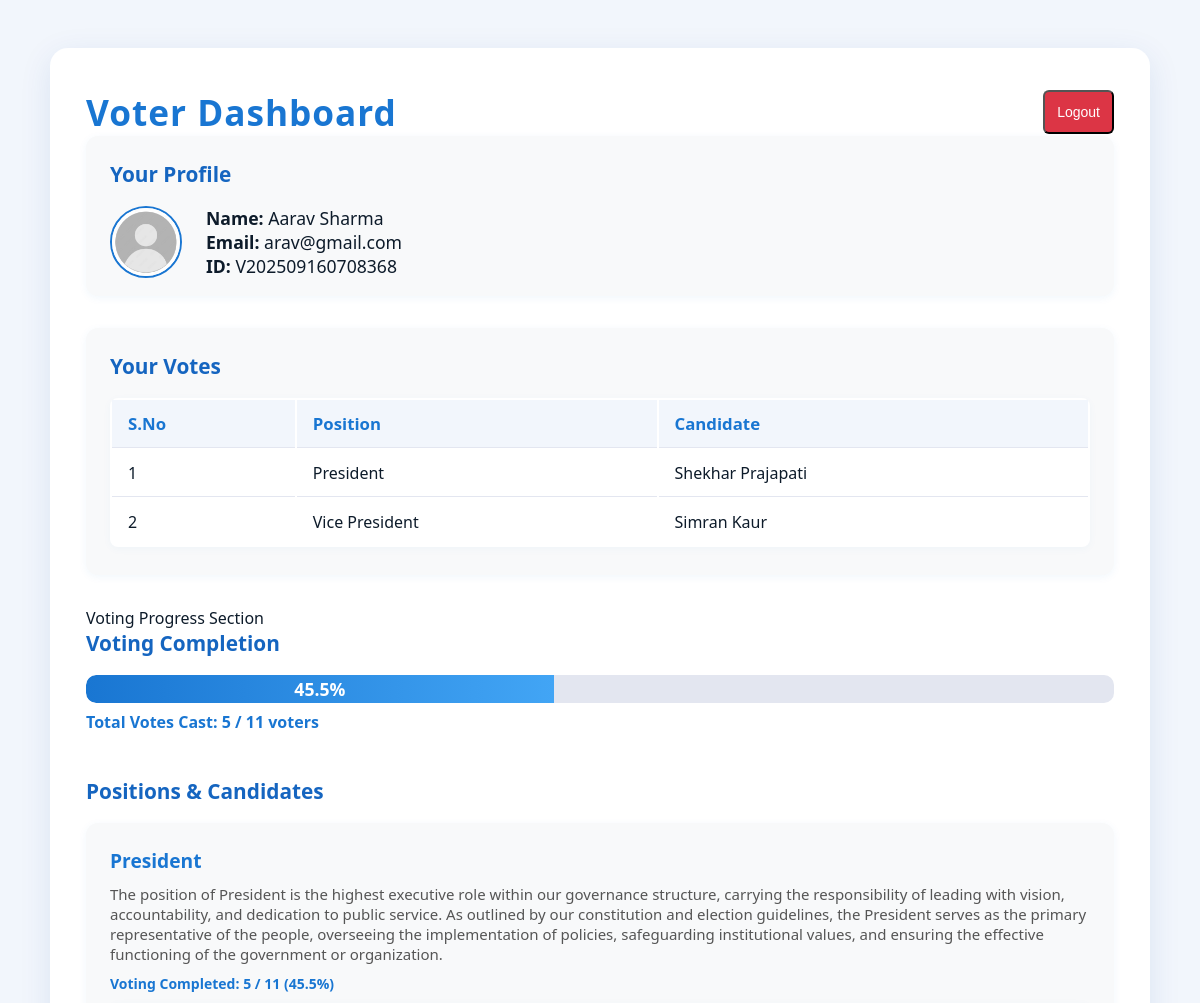
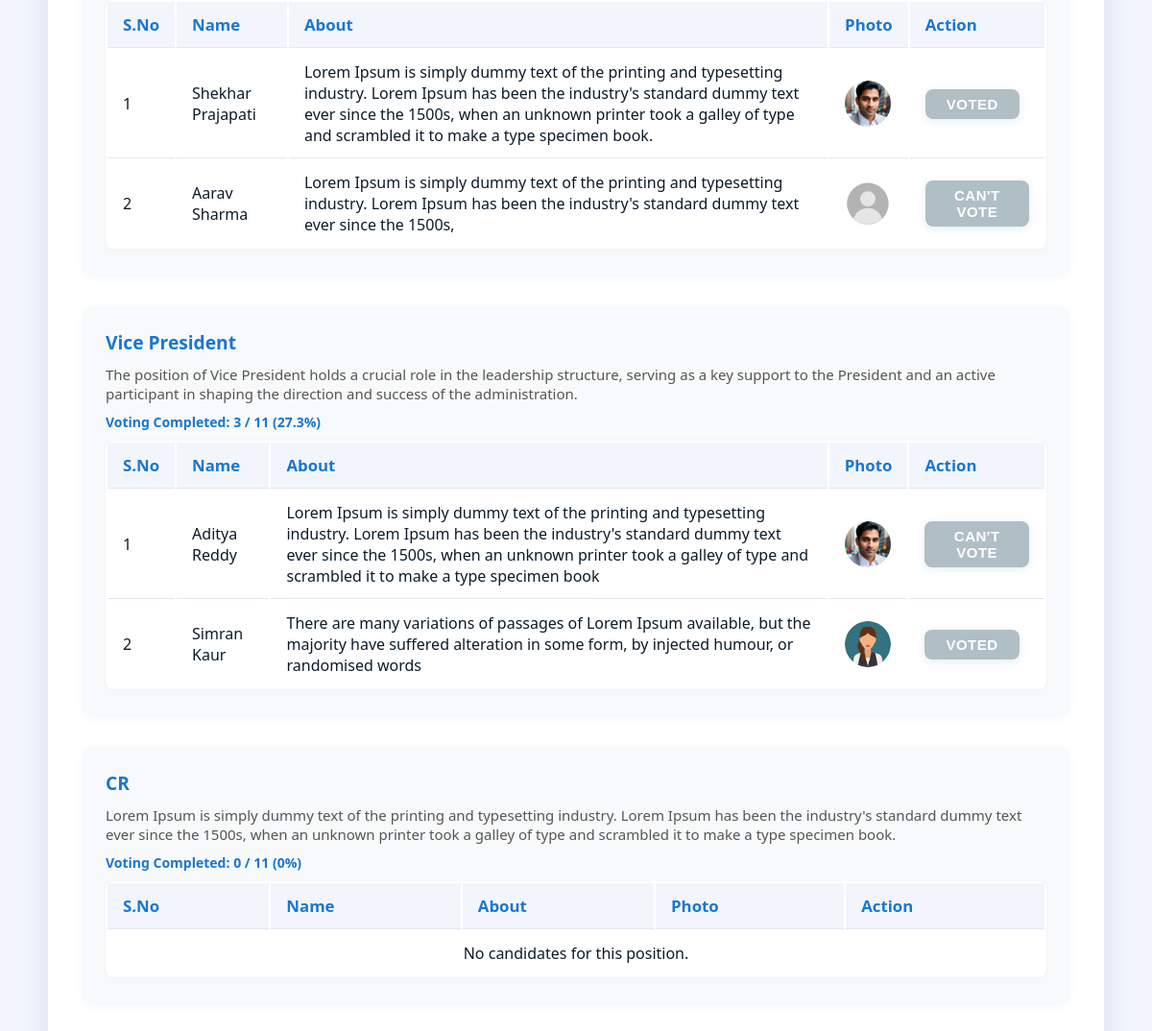
/user/voter (signed in), run on the app's committed database (2 pictures, top to bottom).
### tables this page shows
CREATE TABLE `votes` (
  `position_id` int(11) NOT NULL,
  `candidate_id` varchar(25) NOT NULL,
  `voter_id` varchar(25) NOT NULL
);

CREATE TABLE `positions` (
  `id` int(11) NOT NULL,
  `title` varchar(50) NOT NULL,
  `description` varchar(500) NOT NULL
);

CREATE TABLE `candidates` (
  `id` varchar(25) NOT NULL,
  `name` varchar(30) NOT NULL,
  `email` varchar(50) NOT NULL,
  `password` varchar(25) NOT NULL,
  `gender` varchar(15) NOT NULL,
  `about` varchar(500) NOT NULL,
  `position_id` int(11) NOT NULL,
  `photo` varchar(50) NOT NULL,
  `status` varchar(11) NOT NULL
);

### user/voter/index.php (the view, shortened to what this page needs)
<?php
    include "../../include/conn/conn.php";
?>
<!DOCTYPE html>
<html lang="en">
<head>
    <link rel="stylesheet" href="../../include/css/voter_dashboard.css">
    <link rel="stylesheet" href="../../include/css/admin.css">
</head>
<body>
    <div class="voter-dashboard-container">
        <div style="display: flex; justify-content: space-between; align-items: center;">
            <h1 class="dashboard-title" style="margin-bottom:0;">Voter Dashboard</h1>
            <form action="" method="POST" style="margin:0;">
                <button type="submit" class="logout-btn" name="logout" value="logout">Logout</button>
            </form>
        </div>
        <section class="profile-section" style="margin-bottom:32px;background:#f8f9fa;border-radius:12px;padding:24px 24px 18px 24px;box-shadow:0 2px 8px rgba(25,118,210,0.06);">
            <div class="section-title">Your Profile</div>
            <div class="profile-info" style="display:flex;align-items:center;gap:24px;">
                <img class="profile-photo" src="<?php echo isset($_SESSION['user']['photo']) ? '../../include/photo/' . $_SESSION['user']['photo'] : '../../include/img/login_bg.jpeg'; ?>" alt="Profile Photo" style="width:72px;height:72px;border-radius:50%;object-fit:cover;border:2px solid #1976d2;">
                <div class="profile-details" style="font-size:1.1rem;">
                    <div><strong>Name:</strong> <?php echo $_SESSION['user']['name']; ?></div>
                    <div><strong>Email:</strong> <?php echo $_SESSION['user']['email']; ?></div>
                    <div><strong>ID:</strong> <?php echo $_SESSION['user']['id']; ?></div>
                </div>
            </div>
        </section>
        <section class="votes-cast-section" style="margin-bottom:32px;background:#f8f9fa;border-radius:12px;padding:24px 24px 18px 24px;box-shadow:0 2px 8px rgba(25,118,210,0.06);">
            <div class="section-title">Your Votes</div>
            <table class="candidates-table">
                <thead>
                    <tr>
                        <th>S.No</th>
                        <th>Position</th>
                        <th>Candidate</th>
                    </tr>
                </thead>
                <tbody>
                <?php
                    $voter_id = $_SESSION['user']['id'];
                    $votes_query = "SELECT v.position_id, v.candidate_id, p.title as position_title, c.name as candidate_name FROM votes v JOIN positions p ON v.position_id = p.id JOIN candidates c ON v.candidate_id = c.id WHERE v.voter_id = '$voter_id'";
                    $votes_result = mysqli_query($conn, $votes_query);
                    if ($votes_result && mysqli_num_rows($votes_result) > 0) {
                        $sno = 1;
                        while ($vote = mysqli_fetch_assoc($votes_result)) {
                            echo '<tr>';
                            echo '<td>' . $sno++ . '</td>';
                            echo '<td>' . htmlspecialchars($vote['position_title']) . '</td>';
                            echo '<td>' . htmlspecialchars($vote['candidate_name']) . '</td>';
                            echo '</tr>';
                        }
                    } else {
                        echo '<tr><td colspan="3" style="text-align:center;">You have not voted yet.</td></tr>';
                    }
                ?>
                </tbody>
            </table>
        </section>
        Voting Progress Section
        <section class="voting-section">
            <div class="section-title">Voting Completion</div>
            <?php
                $votes_query = "select COUNT(*) as total_votes from votes group by position_id";
                $votes_result = mysqli_query($conn, $votes_query);
                $votes_count = 0;
                if ($votes_result) {
                    $votes_row = mysqli_fetch_assoc($votes_result);
                    $votes_count = $votes_row['total_votes'];
                }
                $voters_query = "select COUNT(*) as total_voters from voters";
                $voters_result = mysqli_query($conn, $voters_query);
                $voters_count = 1;
                if ($voters_result) {
                    $voters_row = mysqli_fetch_assoc($voters_result);
                    $voters_count = max(1, $voters_row['total_voters']);
                }
                $voting_percent = round(($votes_count / $voters_count) * 100, 1);
            ?>
            <div class="voting-progress-bar">
                <div class="voting-progress" style="width: <?php echo $voting_percent; ?>%;">
                    <?php echo $voting_percent; ?>%
                </div>
            </div>
            <div style="margin-top:8px;color:#1976d2;font-weight:600;">Total Votes Cast: <?php echo $votes_count; ?> / <?php echo $voters_count; ?> voters</div>
        </section>
        <br><br>
        <section class="positions-section">
            <div class="section-title">Positions & Candidates</div>
            <?php
                $positions_query = "SELECT * FROM positions";
                $positions_result = mysqli_query($conn, $positions_query);
                $voter_id = $_SESSION['user']['id'];
                if ($positions_result && mysqli_num_rows($positions_result) > 0) {
                    while ($position = mysqli_fetch_assoc($positions_result)) {
                        $position_id = $position['id'];
                        echo '<div class="position-block">';
                        echo '<div class="position-title">' . htmlspecialchars($position['title']) . '</div>';
                        echo '<div style="margin-bottom:10px;color:#555;font-size:15px;">' . htmlspecialchars($position['description']) . '</div>';
                        $votes_pos_query = "SELECT COUNT(*) as votes_cast FROM votes WHERE position_id = $position_id";
                        $votes_pos_result = mysqli_query($conn, $votes_pos_query);
                        $votes_cast = 0;
                        if ($votes_pos_result) {
                            $votes_pos_row = mysqli_fetch_assoc($votes_pos_result);
                            $votes_cast = $votes_pos_row['votes_cast'];
                        }
                        $voters_query = "SELECT COUNT(*) as total_voters FROM voters";
                        $voters_result = mysqli_query($conn, $voters_query);
                        $voters_count = 1;
                        if ($voters_result) {
                            $voters_row = mysqli_fetch_assoc($voters_result);
                            $voters_count = max(1, $voters_row['total_voters']);
                        }
                        $percent = round(($votes_cast / $voters_count) * 100, 1);
                        echo '<div style="margin-bottom:10px;font-size:14px;color:#1976d2;font-weight:600;">Voting Completed: ' . $votes_cast . ' / ' . $voters_count . ' (' . $percent . '%)</div>';
                        $candidates_query = "SELECT * FROM candidates WHERE position_id = $position_id AND status = 'approved'";
                        $candidates_result = mysqli_query($conn, $candidates_query);
                        $voted_query = "SELECT candidate_id FROM votes WHERE voter_id = '$voter_id' AND position_id = $position_id";
                        $voted_result = mysqli_query($conn, $voted_query);
                        $voted_candidate_id = null;
                        if ($voted_result && mysqli_num_rows($voted_result) > 0) {
                            $vote_row = mysqli_fetch_assoc($voted_result);
                            $voted_candidate_id = $vote_row['candidate_id'];
                        }
                        echo '<table class="candidates-table">';
                        echo '<thead><tr><th>S.No</th><th>Name</th><th>About</th><th>Photo</th><th>Action</th></tr></thead>';
                        echo '<tbody>';
                        if ($candidates_result && mysqli_num_rows($candidates_result) > 0) {
                            $sno = 1;
                            while ($candidate = mysqli_fetch_assoc($candidates_result)) {
                                echo '<tr>';
                                echo '<td>' . $sno++ . '</td>';
                                echo '<td>' . htmlspecialchars($candidate['name']) . '</td>';
                                echo '<td>' . htmlspecialchars($candidate['about']) . '</td>';
                                echo '<td><img src="../../include/photo/' . htmlspecialchars($candidate['photo']) . '" alt="Photo" style="width:48px;height:48px;border-radius:50%;object-fit:cover;"></td>';
                                echo '<td>';
                                if ($voted_candidate_id) {
                                    if ($voted_candidate_id == $candidate['id']) {
                                        echo '<button class="vote-btn" disabled>Voted</button>';
                                    } else {
                                        echo '<button class="vote-btn" disabled>Can\'t vote</button>';
                                    }
                                } else {
                                    echo '<form method="POST" style="display:inline;">';
                                    echo '<input type="hidden" name="vote_candidate_id" value="' . $candidate['id'] . '">';
                                    echo '<input type="hidden" name="vote_position_id" value="' . $position_id . '">';
                                    echo '<button type="submit" class="vote-btn">Vote</button>';
                                    echo '</form>';
                                }
                                echo '</td>';
                                echo '</tr>';
                            }
                        } else {
                            echo '<tr><td colspan="5" style="text-align:center;">No candidates for this position.</td></tr>';
                        }
                        echo '</tbody></table>';
                        echo '</div>';
                    }
                } else {
                    echo '<div style="text-align:center;">No positions available.</div>';
                }
            ?>
        </section>
    </div>
</body>
</html>

### include/css/voter_dashboard.css (style rules this page uses)
body { font-family: 'Segoe UI', Tahoma, Geneva, Verdana, sans-serif; background: #f2f6fc; color: #0d1b2a; margin: 0; padding: 0; }
.voter-dashboard-container { max-width: 1100px; margin: 48px auto 0 auto; background: #fff; border-radius: 18px; box-shadow: 0 8px 32px rgba(13, 71, 161, 0.10); padding: 40px 36px 32px 36px; }
.dashboard-title { font-size: 2.2rem; font-weight: 700; color: #1976d2; margin-bottom: 32px; text-align: center; letter-spacing: 1px; }
.section-title { font-size: 1.3rem; font-weight: 600; color: #1565c0; margin-bottom: 18px; }
.position-block { background: #f8f9fa; border-radius: 12px; margin-bottom: 32px; padding: 24px 24px 18px 24px; box-shadow: 0 2px 8px rgba(25, 118, 210, 0.06); }
.position-title { font-size: 1.2rem; font-weight: 600; color: #1976d2; margin-bottom: 10px; }
.candidates-table { width: 100%; border-collapse: separate; border-radius: 8px; overflow: hidden; background: #fff; box-shadow: 0 2px 8px rgba(25, 118, 210, 0.04); margin-bottom: 10px; }
.candidates-table th, .candidates-table td { padding: 12px 16px; border-bottom: 1px solid #e3e6f0; text-align: left; }
.candidates-table th { background: #f2f6fc; color: #1976d2; font-size: 1.05rem; font-weight: 600; }
.candidates-table tr:last-child td { border-bottom: none; }
.vote-btn { background: linear-gradient(135deg, #1976d2 0%, #1565c0 100%); color: white; border: none; padding: 7px 22px; border-radius: 8px; font-size: 15px; font-weight: 600; cursor: pointer; transition: all 0.3s ease; box-shadow: 0 2px 8px rgba(25, 118, 210, 0.13); text-transform: uppercase; letter-spacing: 0.5px; }
.vote-btn:disabled { background: #b0bec5; color: #fff; cursor: not-allowed; }
.voting-progress-bar { width: 100%; background: #e3e6f0; border-radius: 10px; height: 28px; margin-top: 10px; overflow: hidden; }
.voting-progress { height: 100%; background: linear-gradient(90deg, #1976d2 0%, #42a5f5 100%); border-radius: 10px 0 0 10px; color: #fff; font-weight: 600; font-size: 1.1rem; display: flex; align-items: center; justify-content: center; transition: width 0.5s; }
.profile-section, .votes-cast-section { margin-bottom: 32px; background: #f8f9fa; border-radius: 12px; padding: 24px 24px 18px 24px; box-shadow: 0 2px 8px rgba(25, 118, 210, 0.06); }
.profile-info { display: flex; align-items: center; gap: 24px; }
.profile-photo { width: 72px; height: 72px; border-radius: 50%; object-fit: cover; border: 2px solid #1976d2; }
.profile-details { font-size: 1.1rem; }
.votes-cast-section { max-height: 320px; overflow-y: auto; }
.votes-cast-section .candidates-table { min-width: 400px; width: 100%; display: table; max-width: none; overflow-x: unset; }

### include/css/admin.css (style rules this page uses)
* { margin: 0; padding: 0; box-sizing: border-box; }
body { font-family: 'Segoe UI', Tahoma, Geneva, Verdana, sans-serif; color: #0d1b2a; background: #f2f6fc; overflow-x: hidden; }
.logout-btn { display: block; width: 100%; padding: 12px; background: #dc3545; color: white; text-decoration: none; text-align: center; border-radius: 6px; font-weight: 500; font-size: 14px; }

### data on the page
votes: position.title "President", candidate.name "Shekhar Prajapati"
votes: position.title "Vice President", candidate.name "Simran Kaur"
positions: title "President", description "The position of President is the highest executive role within our governance structure, carrying the responsibility of leading with vision, accountability, and dedication to public service. As outlined by our constitution and election guidelines, the President serves as the primary representative of the people, overseeing the implementation of policies, safeguarding institutional values, and ensuring the effective functioning of the government or organization.", votes_cast "5", voters_count "11", percent "45.5"
candidates: name "Shekhar Prajapati", about "Lorem Ipsum is simply dummy text of the printing and typesetting industry. Lorem Ipsum has been the industry's standard dummy text ever since the 1500s, when an unknown printer took a galley of type and scrambled it to make a type specimen book.", photo (picture), shows "VOTED"
candidates: name "Aarav Sharma", about "Lorem Ipsum is simply dummy text of the printing and typesetting industry. Lorem Ipsum has been the industry's standard dummy text ever since the 1500s,", photo (placeholder picture), shows "CAN"
positions: title "Vice President", description "The position of Vice President holds a crucial role in the leadership structure, serving as a key support to the President and an active participant in shaping the direction and success of the administration.", votes_cast "3", voters_count "11", percent "27.3"
candidates: name "Aditya Reddy", about "Lorem Ipsum is simply dummy text of the printing and typesetting industry. Lorem Ipsum has been the industry's standard dummy text ever since the 1500s, when an unknown printer took a galley of type and scrambled it to make a type specimen book", photo (picture), shows "CAN"
candidates: name "Simran Kaur", about "There are many variations of passages of Lorem Ipsum available, but the majority have suffered alteration in some form, by injected humour, or randomised words", photo (picture), shows "VOTED"
positions: title "CR", description "Lorem Ipsum is simply dummy text of the printing and typesetting industry. Lorem Ipsum has been the industry's standard dummy text ever since the 1500s, when an unknown printer took a galley of type and scrambled it to make a type specimen book.", votes_cast "0", voters_count "11", percent "0", shows "No candidates for this position."

### other printed values
$_SESSION['user']['name'] "Aarav Sharma"
$_SESSION['user']['email'] "arav@gmail.com"
$_SESSION['user']['id'] "V202509160708368"
$voting_percent "45.5"
$votes_count "5"
$voters_count "11"
